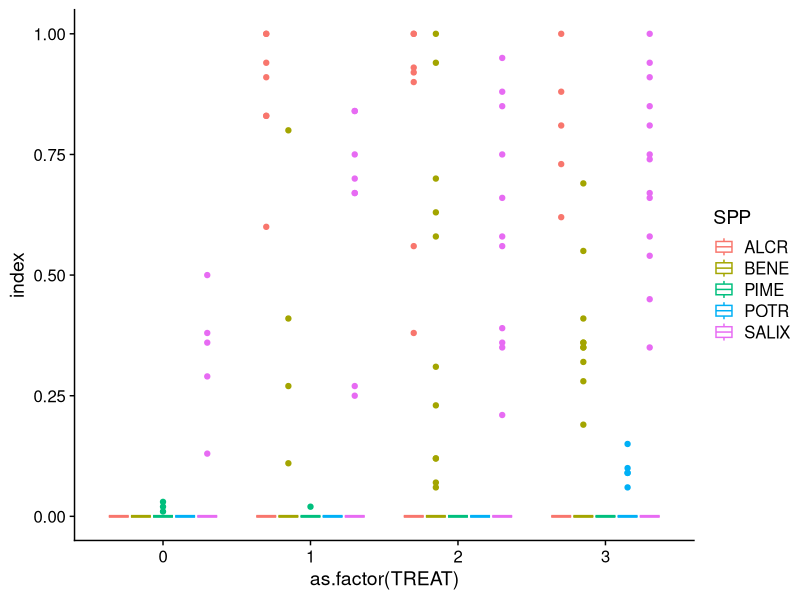
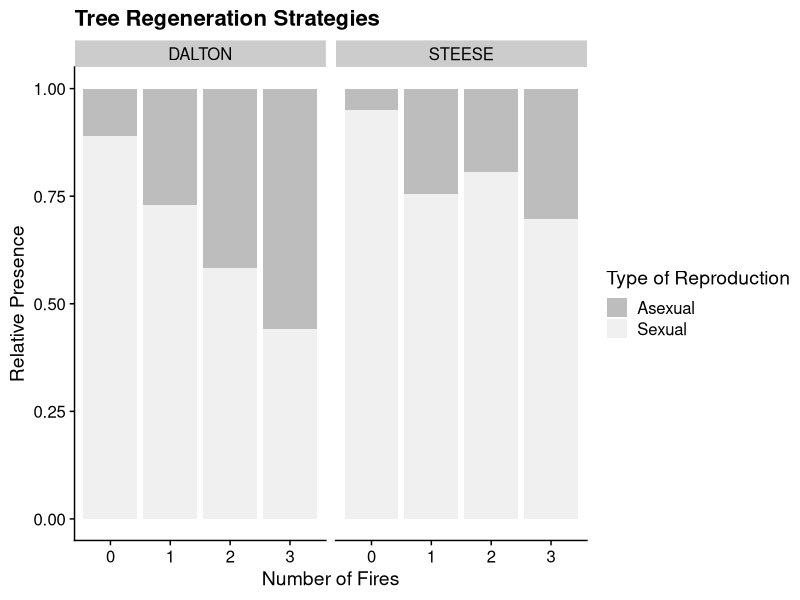

Write R code to recreate these figures, in order. (Note: this script raises an error after producing the figures.)
# processing regeneration traits

library(tidyverse)
library(ggplot2)
library(cowplot)
library(here)
theme_set(theme_cowplot())


dbh <- read.csv(here("data/dbh.csv"), stringsAsFactors = F)

dbh <- dbh[dbh$SPP != "POBA",]
dbh <- dbh[dbh$SPP != "PIGL",]
dbh <- dbh[dbh$SPP != "ARCTO",]
dbh <- dbh[dbh$SPP != "UNKNOWN",]

sprout <- dbh %>%
  rename("STEM_TYPE" = "CLUMP")

sprout <- sprout %>%
  group_by(TREAT, SITE, PLOT, SPP, STEM_TYPE) %>%
  summarise(COUNT = n()) %>%
  ungroup() %>%
  complete(TREAT, SITE,PLOT, SPP, STEM_TYPE, fill = list(COUNT = 0))

total <- dbh %>%
  group_by(TREAT, SITE,PLOT, SPP) %>%
  summarise(COUNT = n()) %>%
  ungroup() %>%
  complete(TREAT, SITE, PLOT, SPP, fill = list(COUNT = 0)) %>%
  slice(rep(1:n(), each = 2))

sprout$total <- NA
sprout$total <- total$COUNT
sprout$index <- NA
sprout$index <- sprout$COUNT / sprout$total

sprout$index[is.nan(sprout$index)] <- 0
sprout$index <- round(sprout$index, digits = 2)

sprout %>%
  filter(STEM_TYPE == "CLUMP") %>%
  ggplot(aes(x = as.factor(TREAT), y = index, col = SPP)) +
  geom_boxplot()

 sprout %>%
  ggplot(aes(x = as.factor(TREAT), y = index, fill = STEM_TYPE)) +
  facet_wrap(~SITE) +
  geom_histogram(position = "fill", stat = "identity") +
  labs(x = "Number of Fires", y = "Relative Presence",
       title = "Tree Regeneration Strategies") +
  scale_fill_manual(name = "Type of Reproduction",
                    labels = c("Asexual", "Sexual"),
                    values = c("#bdbdbd", "#f0f0f0"))

av_index <- sprout %>%
  group_by(SITE, TREAT, PLOT, STEM_TYPE) %>%
  summarise(AV = mean(index), SD = sd(index))

count %>%
  ggplot(aes(x = as.factor(TREAT), y = index, fill = STEM_TYPE)) +
  facet_wrap(~SITE) +
  geom_histogram(position = "fill", stat = "identity") +
  labs(x = "Number of Fires", y = "Relative Presence",
       title = "Tree Regeneration Strategies") +
  scale_fill_manual(name = "Type of Reproduction",
                    labels = c("Asexual", "Sexual"),
                    values = c("#bdbdbd", "#f0f0f0"))

dalt <- sprout %>%
  filter(SITE == "DALTON") %>%
  ggplot(aes(x = as.factor(TREAT), y = index, color = STEM_TYPE)) +
  geom_point()  + geom_smooth( aes(group = STEM_TYPE), method = lm, se = F) +
  labs(x = "Number of Fires", y = "Relative Presence",
       title = "Upland Trait Regeneration") +
  scale_color_manual(name = "Regeneration Trait",
                    labels = c("Asexual", "Sexual"),
                    values = c("#fd8d3c", "#41b6c4")) +
  theme(legend.position = "none")
stee <- sprout %>%
  filter(SITE == "STEESE") %>%
  ggplot(aes(x = as.factor(TREAT), y = index, color = STEM_TYPE)) +
  geom_point()  + geom_smooth( aes(group = STEM_TYPE), method = lm, se = F) +
  labs(x = "Number of Fires", y = "Relative Presence",
       title = "Lowland Trait Regeneration") +
  scale_color_manual(name = "Regeneration Trait",
                     labels = c("Asexual", "Sexual"),
                     values = c("#fd8d3c", "#41b6c4"))
plot_grid(dalt, stee, rel_widths = c(1,1.5))

save_plot("regen_plot.png", regen_strat_plot, base_aspect_ratio = 1.5)

av_count <- sprout %>%
  group_by(SITE, TREAT, PLOT, STEM_TYPE) %>%
  summarise(AV = mean(COUNT))

av_index1 <-  sprout %>%
  group_by(SITE, TREAT, STEM_TYPE) %>%
  summarise(AV = mean(index), SD = sd(index))

av_index1 %>%
  ggplot(aes(x = as.factor(TREAT), y = AV, col = STEM_TYPE)) +
  geom_line(aes(group = STEM_TYPE)) + facet_wrap(~SITE) +
  geom_errorbar(aes(ymin = SD, ymax = SD)) +
  labs(x = "Number of Fires", y = "Relative Presence",
       title = "Tree Regeneration Strategies") +
  scale_color_manual(name = "Type of Reproduction",
                     labels = c("Asexual", "Sexual"),
                     values = c("#fd8d3c", "#41b6c4"))


## ADD STEESE CONTROLS
